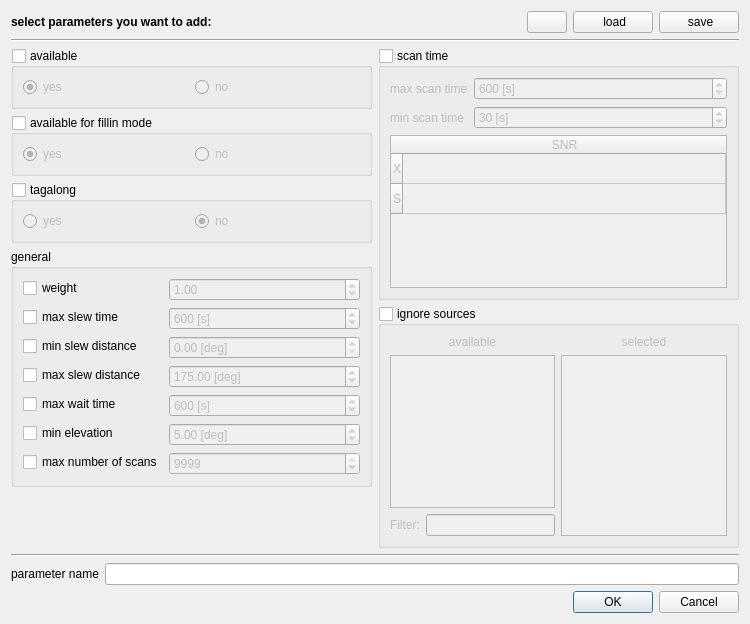
<?xml version="1.0" encoding="UTF-8"?>
<ui version="4.0">
 <class>stationParametersDialog</class>
 <widget class="QDialog" name="stationParametersDialog">
  <property name="geometry">
   <rect>
    <x>0</x>
    <y>0</y>
    <width>750</width>
    <height>624</height>
   </rect>
  </property>
  <property name="windowTitle">
   <string>Dialog</string>
  </property>
  <layout class="QVBoxLayout" name="verticalLayout_7">
   <item>
    <layout class="QHBoxLayout" name="horizontalLayout_9">
     <item>
      <widget class="QLabel" name="label_3">
       <property name="font">
        <font>
         <weight>75</weight>
         <bold>true</bold>
        </font>
       </property>
       <property name="text">
        <string>select parameters you want to add:</string>
       </property>
      </widget>
     </item>
     <item>
      <spacer name="horizontalSpacer_2">
       <property name="orientation">
        <enum>Qt::Horizontal</enum>
       </property>
       <property name="sizeHint" stdset="0">
        <size>
         <width>40</width>
         <height>20</height>
        </size>
       </property>
      </spacer>
     </item>
     <item>
      <widget class="QPushButton" name="pushButton">
       <property name="text">
        <string/>
       </property>
       <property name="icon">
        <iconset resource="myresources.qrc">
         <normaloff>:/icons/icons/help.png</normaloff>:/icons/icons/help.png</iconset>
       </property>
      </widget>
     </item>
     <item>
      <widget class="QPushButton" name="pushButton_load">
       <property name="toolTip">
        <string>load predefined parameters</string>
       </property>
       <property name="statusTip">
        <string>load predefined parameters</string>
       </property>
       <property name="whatsThis">
        <string>&lt;html&gt;&lt;head/&gt;&lt;body&gt;&lt;p&gt;Load previously saved paramters. &lt;/p&gt;&lt;/body&gt;&lt;/html&gt;</string>
       </property>
       <property name="text">
        <string> load</string>
       </property>
       <property name="icon">
        <iconset resource="myresources.qrc">
         <normaloff>:/icons/icons/folder-open-5.png</normaloff>:/icons/icons/folder-open-5.png</iconset>
       </property>
      </widget>
     </item>
     <item>
      <widget class="QPushButton" name="pushButton_save">
       <property name="toolTip">
        <string>save this parameter for further use</string>
       </property>
       <property name="statusTip">
        <string>save this parameter for further use</string>
       </property>
       <property name="whatsThis">
        <string>&lt;html&gt;&lt;head/&gt;&lt;body&gt;&lt;p&gt;Save parameters to make them loadable in future. &lt;/p&gt;&lt;/body&gt;&lt;/html&gt;</string>
       </property>
       <property name="text">
        <string> save</string>
       </property>
       <property name="icon">
        <iconset resource="myresources.qrc">
         <normaloff>:/icons/icons/document-export.png</normaloff>:/icons/icons/document-export.png</iconset>
       </property>
      </widget>
     </item>
    </layout>
   </item>
   <item>
    <widget class="Line" name="line_2">
     <property name="orientation">
      <enum>Qt::Horizontal</enum>
     </property>
    </widget>
   </item>
   <item>
    <layout class="QHBoxLayout" name="horizontalLayout_6" stretch="1,1">
     <item>
      <layout class="QVBoxLayout" name="verticalLayout">
       <item>
        <widget class="QGroupBox" name="groupBox_available">
         <property name="toolTip">
          <string>availability of this station for scans</string>
         </property>
         <property name="statusTip">
          <string>availability of this station for scans</string>
         </property>
         <property name="whatsThis">
          <string>&lt;html&gt;&lt;head/&gt;&lt;body&gt;&lt;p&gt;You can use this option to set &lt;span style=&quot; font-weight:600;&quot;&gt;antenna down times&lt;/span&gt;. If you change this option to &lt;span style=&quot; font-style:italic;&quot;&gt;&amp;quot;no&amp;quot; &lt;/span&gt;the antenna &lt;span style=&quot; font-weight:600;&quot;&gt;will not be scheduled&lt;/span&gt; during this periode. &lt;/p&gt;&lt;/body&gt;&lt;/html&gt;</string>
         </property>
         <property name="title">
          <string>available</string>
         </property>
         <property name="checkable">
          <bool>true</bool>
         </property>
         <property name="checked">
          <bool>false</bool>
         </property>
         <layout class="QHBoxLayout" name="horizontalLayout_5">
          <item>
           <widget class="QRadioButton" name="radioButton_available_yes">
            <property name="toolTip">
             <string>station can be scheduled</string>
            </property>
            <property name="statusTip">
             <string>station can be scheduled</string>
            </property>
            <property name="text">
             <string>yes</string>
            </property>
            <property name="checked">
             <bool>true</bool>
            </property>
           </widget>
          </item>
          <item>
           <widget class="QRadioButton" name="radioButton_available_no">
            <property name="toolTip">
             <string>station cannot be scheduled</string>
            </property>
            <property name="statusTip">
             <string>station cannot be scheduled</string>
            </property>
            <property name="text">
             <string>no</string>
            </property>
           </widget>
          </item>
         </layout>
        </widget>
       </item>
       <item>
        <widget class="QGroupBox" name="groupBox_availableForFillinmode">
         <property name="toolTip">
          <string>availability of this station for fillinmode scans</string>
         </property>
         <property name="statusTip">
          <string>availability of this station for fillinmode scans</string>
         </property>
         <property name="whatsThis">
          <string>&lt;html&gt;&lt;head/&gt;&lt;body&gt;&lt;p&gt;You can use this option to &lt;span style=&quot; font-weight:600;&quot;&gt;deselect antennas from fillin mode&lt;/span&gt; scans. Because fillin modes tend to have an smaller impact on the quality of a schedule you can deselect stations from fillin mode scans to &lt;span style=&quot; font-weight:600;&quot;&gt;reduce their number of scans&lt;/span&gt; and &lt;span style=&quot; font-weight:600;&quot;&gt;reduce the number of collected bits&lt;/span&gt;. &lt;/p&gt;&lt;/body&gt;&lt;/html&gt;</string>
         </property>
         <property name="title">
          <string>available for fillin mode</string>
         </property>
         <property name="checkable">
          <bool>true</bool>
         </property>
         <property name="checked">
          <bool>false</bool>
         </property>
         <layout class="QHBoxLayout" name="horizontalLayout_7">
          <item>
           <widget class="QRadioButton" name="radioButton_availableFillin_yes">
            <property name="toolTip">
             <string>station can be scheduled for fillin mode scans</string>
            </property>
            <property name="statusTip">
             <string>station can be scheduled for fillin mode scans</string>
            </property>
            <property name="text">
             <string>yes</string>
            </property>
            <property name="checked">
             <bool>true</bool>
            </property>
           </widget>
          </item>
          <item>
           <widget class="QRadioButton" name="radioButton_availableFillin_no">
            <property name="toolTip">
             <string>station cannot be scheduled for fillin mode scans</string>
            </property>
            <property name="text">
             <string>no</string>
            </property>
           </widget>
          </item>
         </layout>
        </widget>
       </item>
       <item>
        <widget class="QGroupBox" name="groupBox_tagalong">
         <property name="whatsThis">
          <string>&lt;html&gt;&lt;head/&gt;&lt;body&gt;&lt;p&gt;You can use this option to put stations in &lt;span style=&quot; font-weight:600;&quot;&gt;tagalong mode&lt;/span&gt;. Tagalong mode means this &lt;span style=&quot; font-weight:600;&quot;&gt;station is not considered for scan selection&lt;/span&gt;. The schedule is first created without the tagalong stations, afterwards tagalong stations are included. &lt;/p&gt;&lt;p&gt;&lt;br/&gt;&lt;/p&gt;&lt;p&gt;If you are unsure if a station can participate in a session, or if you are unsure about the quality of the observations from this station it might be a good idea to put this station in tagalong mode. &lt;span style=&quot; font-weight:600;&quot;&gt;This makes sure that the schedule is still good if the station drops out. &lt;/span&gt;&lt;/p&gt;&lt;/body&gt;&lt;/html&gt;</string>
         </property>
         <property name="title">
          <string>tagalong</string>
         </property>
         <property name="checkable">
          <bool>true</bool>
         </property>
         <property name="checked">
          <bool>false</bool>
         </property>
         <layout class="QHBoxLayout" name="horizontalLayout_4">
          <item>
           <widget class="QRadioButton" name="radioButton_tagalong_yes">
            <property name="toolTip">
             <string>use tagalong mode for this station</string>
            </property>
            <property name="statusTip">
             <string>use tagalong mode for this station</string>
            </property>
            <property name="text">
             <string>yes</string>
            </property>
           </widget>
          </item>
          <item>
           <widget class="QRadioButton" name="radioButton_tagalong_no">
            <property name="toolTip">
             <string>do not use tagalong mode for this station</string>
            </property>
            <property name="statusTip">
             <string>do not use tagalong mode for this station</string>
            </property>
            <property name="text">
             <string>no</string>
            </property>
            <property name="checked">
             <bool>true</bool>
            </property>
           </widget>
          </item>
         </layout>
        </widget>
       </item>
       <item>
        <widget class="QGroupBox" name="groupBox">
         <property name="title">
          <string>general</string>
         </property>
         <layout class="QFormLayout" name="formLayout_3">
          <item row="0" column="0">
           <widget class="QCheckBox" name="checkBox_weight">
            <property name="whatsThis">
             <string>&lt;html&gt;&lt;head/&gt;&lt;body&gt;&lt;p&gt;Select parameter. &lt;/p&gt;&lt;p&gt;Parameters which are selected will &lt;span style=&quot; font-weight:600;&quot;&gt;override&lt;/span&gt; parameters from its &lt;span style=&quot; font-weight:600;&quot;&gt;parents&lt;/span&gt;. &lt;/p&gt;&lt;/body&gt;&lt;/html&gt;</string>
            </property>
            <property name="text">
             <string>weight</string>
            </property>
           </widget>
          </item>
          <item row="0" column="1">
           <widget class="QDoubleSpinBox" name="doubleSpinBox_weight">
            <property name="enabled">
             <bool>false</bool>
            </property>
            <property name="toolTip">
             <string>weight of this station for selection of best scan</string>
            </property>
            <property name="statusTip">
             <string>weight of this station for selection of best scan</string>
            </property>
            <property name="whatsThis">
             <string>&lt;html&gt;&lt;head/&gt;&lt;body&gt;&lt;p&gt;If you give a station &lt;span style=&quot; font-weight:600;&quot;&gt;extra weight&lt;/span&gt; (weight &amp;gt;1) then the software will &lt;span style=&quot; font-weight:600;&quot;&gt;prefere scans where this station is participating&lt;/span&gt;. &lt;/p&gt;&lt;/body&gt;&lt;/html&gt;</string>
            </property>
            <property name="singleStep">
             <double>0.100000000000000</double>
            </property>
            <property name="value">
             <double>1.000000000000000</double>
            </property>
           </widget>
          </item>
          <item row="1" column="0">
           <widget class="QCheckBox" name="checkBox_maxSlewTime">
            <property name="whatsThis">
             <string>&lt;html&gt;&lt;head/&gt;&lt;body&gt;&lt;p&gt;Select parameter. &lt;/p&gt;&lt;p&gt;Parameters which are selected will &lt;span style=&quot; font-weight:600;&quot;&gt;override&lt;/span&gt; parameters from its &lt;span style=&quot; font-weight:600;&quot;&gt;parents&lt;/span&gt;. &lt;/p&gt;&lt;/body&gt;&lt;/html&gt;</string>
            </property>
            <property name="text">
             <string>max slew time</string>
            </property>
           </widget>
          </item>
          <item row="1" column="1">
           <widget class="QSpinBox" name="spinBox_maxSlewTime">
            <property name="enabled">
             <bool>false</bool>
            </property>
            <property name="toolTip">
             <string>maximum allowed slew time to next source in seconds</string>
            </property>
            <property name="statusTip">
             <string>maximum allowed slew time to next source in seconds</string>
            </property>
            <property name="whatsThis">
             <string>&lt;html&gt;&lt;head/&gt;&lt;body&gt;&lt;p&gt;Maximum allowed slew time between two scans in seconds. &lt;/p&gt;&lt;/body&gt;&lt;/html&gt;</string>
            </property>
            <property name="suffix">
             <string> [s]</string>
            </property>
            <property name="maximum">
             <number>9999</number>
            </property>
            <property name="singleStep">
             <number>60</number>
            </property>
            <property name="value">
             <number>600</number>
            </property>
           </widget>
          </item>
          <item row="4" column="0">
           <widget class="QCheckBox" name="checkBox_maxWaitTime">
            <property name="whatsThis">
             <string>&lt;html&gt;&lt;head/&gt;&lt;body&gt;&lt;p&gt;Select parameter. &lt;/p&gt;&lt;p&gt;Parameters which are selected will &lt;span style=&quot; font-weight:600;&quot;&gt;override&lt;/span&gt; parameters from its &lt;span style=&quot; font-weight:600;&quot;&gt;parents&lt;/span&gt;. &lt;/p&gt;&lt;/body&gt;&lt;/html&gt;</string>
            </property>
            <property name="text">
             <string>max wait time</string>
            </property>
           </widget>
          </item>
          <item row="4" column="1">
           <widget class="QSpinBox" name="spinBox_maxWaitTime">
            <property name="enabled">
             <bool>false</bool>
            </property>
            <property name="toolTip">
             <string>maximum allowed wait time for slower stations in seconds</string>
            </property>
            <property name="statusTip">
             <string>maximum allowed wait time for slower stations in seconds</string>
            </property>
            <property name="whatsThis">
             <string>&lt;html&gt;&lt;head/&gt;&lt;body&gt;&lt;p&gt;Maximum allowed idle time in seconds. &lt;/p&gt;&lt;p&gt;&lt;br/&gt;&lt;/p&gt;&lt;p&gt;If a station is idleing for longer then this value, the latest arriving antenna is removed from this scan. &lt;/p&gt;&lt;/body&gt;&lt;/html&gt;</string>
            </property>
            <property name="suffix">
             <string> [s]</string>
            </property>
            <property name="maximum">
             <number>9999</number>
            </property>
            <property name="singleStep">
             <number>60</number>
            </property>
            <property name="value">
             <number>600</number>
            </property>
           </widget>
          </item>
          <item row="5" column="0">
           <widget class="QCheckBox" name="checkBox_minElevation">
            <property name="whatsThis">
             <string>&lt;html&gt;&lt;head/&gt;&lt;body&gt;&lt;p&gt;Select parameter. &lt;/p&gt;&lt;p&gt;Parameters which are selected will &lt;span style=&quot; font-weight:600;&quot;&gt;override&lt;/span&gt; parameters from its &lt;span style=&quot; font-weight:600;&quot;&gt;parents&lt;/span&gt;. &lt;/p&gt;&lt;/body&gt;&lt;/html&gt;</string>
            </property>
            <property name="text">
             <string>min elevation</string>
            </property>
           </widget>
          </item>
          <item row="5" column="1">
           <widget class="QDoubleSpinBox" name="doubleSpinBox_minElevation">
            <property name="enabled">
             <bool>false</bool>
            </property>
            <property name="toolTip">
             <string>minimum elevation for observations in degrees</string>
            </property>
            <property name="statusTip">
             <string>minimum elevation for observations in degrees</string>
            </property>
            <property name="whatsThis">
             <string>&lt;html&gt;&lt;head/&gt;&lt;body&gt;&lt;p&gt;Minimum required elevation in degrees.&lt;/p&gt;&lt;p&gt;This value is also set in the source parameters &lt;img src=&quot;:/icons/icons/source_p.png&quot;  height=30 width=30 /&gt;. The minimum of this value and the value from the source parameters will be taken. &lt;/p&gt;&lt;/body&gt;&lt;/html&gt;</string>
            </property>
            <property name="suffix">
             <string> [deg]</string>
            </property>
            <property name="value">
             <double>5.000000000000000</double>
            </property>
           </widget>
          </item>
          <item row="2" column="0">
           <widget class="QCheckBox" name="checkBox_minSlewDistance">
            <property name="whatsThis">
             <string>&lt;html&gt;&lt;head/&gt;&lt;body&gt;&lt;p&gt;Select parameter. &lt;/p&gt;&lt;p&gt;Parameters which are selected will &lt;span style=&quot; font-weight:600;&quot;&gt;override&lt;/span&gt; parameters from its &lt;span style=&quot; font-weight:600;&quot;&gt;parents&lt;/span&gt;. &lt;/p&gt;&lt;/body&gt;&lt;/html&gt;</string>
            </property>
            <property name="text">
             <string>min slew distance</string>
            </property>
           </widget>
          </item>
          <item row="3" column="0">
           <widget class="QCheckBox" name="checkBox_maxSlewDistance">
            <property name="whatsThis">
             <string>&lt;html&gt;&lt;head/&gt;&lt;body&gt;&lt;p&gt;Select parameter. &lt;/p&gt;&lt;p&gt;Parameters which are selected will &lt;span style=&quot; font-weight:600;&quot;&gt;override&lt;/span&gt; parameters from its &lt;span style=&quot; font-weight:600;&quot;&gt;parents&lt;/span&gt;. &lt;/p&gt;&lt;/body&gt;&lt;/html&gt;</string>
            </property>
            <property name="text">
             <string>max slew distance</string>
            </property>
           </widget>
          </item>
          <item row="2" column="1">
           <widget class="QDoubleSpinBox" name="doubleSpinBox_minSlewDistance">
            <property name="enabled">
             <bool>false</bool>
            </property>
            <property name="toolTip">
             <string>minimum required slew distance to next source in degrees</string>
            </property>
            <property name="statusTip">
             <string>minimum required slew distance to next source in degrees</string>
            </property>
            <property name="whatsThis">
             <string>&lt;html&gt;&lt;head/&gt;&lt;body&gt;&lt;p&gt;Minimum required slew distance in degress. &lt;/p&gt;&lt;p&gt;&lt;br/&gt;&lt;/p&gt;&lt;p&gt;The Antenna is forced to slew at least the selected angle between two scans. &lt;/p&gt;&lt;/body&gt;&lt;/html&gt;</string>
            </property>
            <property name="suffix">
             <string> [deg]</string>
            </property>
            <property name="maximum">
             <double>360.000000000000000</double>
            </property>
            <property name="singleStep">
             <double>5.000000000000000</double>
            </property>
           </widget>
          </item>
          <item row="3" column="1">
           <widget class="QDoubleSpinBox" name="doubleSpinBox_maxSlewDistance">
            <property name="enabled">
             <bool>false</bool>
            </property>
            <property name="toolTip">
             <string>maximum allowed slew distance to next source in degrees</string>
            </property>
            <property name="statusTip">
             <string>maximum allowed slew distance to next source in degrees</string>
            </property>
            <property name="whatsThis">
             <string>&lt;html&gt;&lt;head/&gt;&lt;body&gt;&lt;p&gt;Maximum allowed slew distance in degrees. &lt;/p&gt;&lt;/body&gt;&lt;/html&gt;</string>
            </property>
            <property name="suffix">
             <string> [deg]</string>
            </property>
            <property name="maximum">
             <double>360.000000000000000</double>
            </property>
            <property name="singleStep">
             <double>5.000000000000000</double>
            </property>
            <property name="value">
             <double>175.000000000000000</double>
            </property>
           </widget>
          </item>
          <item row="6" column="0">
           <widget class="QCheckBox" name="checkBox_maxNumberOfScans">
            <property name="whatsThis">
             <string>&lt;html&gt;&lt;head/&gt;&lt;body&gt;&lt;p&gt;Select parameter. &lt;/p&gt;&lt;p&gt;Parameters which are selected will &lt;span style=&quot; font-weight:600;&quot;&gt;override&lt;/span&gt; parameters from its &lt;span style=&quot; font-weight:600;&quot;&gt;parents&lt;/span&gt;. &lt;/p&gt;&lt;/body&gt;&lt;/html&gt;</string>
            </property>
            <property name="text">
             <string>max number of scans</string>
            </property>
           </widget>
          </item>
          <item row="6" column="1">
           <widget class="QSpinBox" name="spinBox_maxNumberOfScans">
            <property name="enabled">
             <bool>false</bool>
            </property>
            <property name="toolTip">
             <string>maximum number of scans for this station</string>
            </property>
            <property name="statusTip">
             <string>maximum number of scans for this station</string>
            </property>
            <property name="whatsThis">
             <string>&lt;html&gt;&lt;head/&gt;&lt;body&gt;&lt;p&gt;Maximum number of allowed scans for this station. &lt;/p&gt;&lt;p&gt;&lt;br/&gt;&lt;/p&gt;&lt;p&gt;After this number is reached, the station is no longer available for additional scans. &lt;/p&gt;&lt;/body&gt;&lt;/html&gt;</string>
            </property>
            <property name="maximum">
             <number>9999</number>
            </property>
            <property name="value">
             <number>9999</number>
            </property>
           </widget>
          </item>
         </layout>
        </widget>
       </item>
       <item>
        <spacer name="verticalSpacer">
         <property name="orientation">
          <enum>Qt::Vertical</enum>
         </property>
         <property name="sizeHint" stdset="0">
          <size>
           <width>20</width>
           <height>40</height>
          </size>
         </property>
        </spacer>
       </item>
      </layout>
     </item>
     <item>
      <layout class="QVBoxLayout" name="verticalLayout_6">
       <item>
        <widget class="QGroupBox" name="groupBox_scanTime">
         <property name="title">
          <string>scan time</string>
         </property>
         <property name="checkable">
          <bool>true</bool>
         </property>
         <property name="checked">
          <bool>false</bool>
         </property>
         <layout class="QVBoxLayout" name="verticalLayout_5">
          <item>
           <layout class="QFormLayout" name="formLayout_2">
            <item row="0" column="0">
             <widget class="QLabel" name="label">
              <property name="text">
               <string>max scan time</string>
              </property>
             </widget>
            </item>
            <item row="0" column="1">
             <widget class="QSpinBox" name="spinBox_maxScanTime">
              <property name="toolTip">
               <string>maximum allowed scan duration for this station in seconds</string>
              </property>
              <property name="statusTip">
               <string>maximum allowed scan duration for this station in seconds</string>
              </property>
              <property name="whatsThis">
               <string>&lt;html&gt;&lt;head/&gt;&lt;body&gt;&lt;p&gt;Maximum allowed scan time in seconds. &lt;/p&gt;&lt;p&gt;This value is also set in source parameters &lt;img src=&quot;:/icons/icons/source_p.png&quot;  height=30 width=30 /&gt; and baseline parameters &lt;img src=&quot;:/icons/icons/baseline_p.png&quot; height=30 width=30 /&gt;. The minimum value of those three parameters will be taken. &lt;/p&gt;&lt;/body&gt;&lt;/html&gt;</string>
              </property>
              <property name="suffix">
               <string> [s]</string>
              </property>
              <property name="maximum">
               <number>9999</number>
              </property>
              <property name="singleStep">
               <number>60</number>
              </property>
              <property name="value">
               <number>600</number>
              </property>
             </widget>
            </item>
            <item row="1" column="0">
             <widget class="QLabel" name="label_2">
              <property name="text">
               <string>min scan time</string>
              </property>
             </widget>
            </item>
            <item row="1" column="1">
             <widget class="QSpinBox" name="spinBox_minScanTime">
              <property name="toolTip">
               <string>minimum required scan time for this station in seconds</string>
              </property>
              <property name="statusTip">
               <string>minimum required scan time for this station in seconds</string>
              </property>
              <property name="whatsThis">
               <string>&lt;html&gt;&lt;head/&gt;&lt;body&gt;&lt;p&gt;Minimum required scan time in seconds. &lt;/p&gt;&lt;p&gt;This value is also set in source parameters &lt;img src=&quot;:/icons/icons/source_p.png&quot; height=30 widht=30 /&gt; and baseline parameters &lt;img src=&quot;:/icons/icons/baseline_p.png&quot; height=30 widht=30 /&gt;. The maximum value of those three parameters will be taken. &lt;/p&gt;&lt;/body&gt;&lt;/html&gt;</string>
              </property>
              <property name="suffix">
               <string> [s]</string>
              </property>
              <property name="maximum">
               <number>9999</number>
              </property>
              <property name="singleStep">
               <number>10</number>
              </property>
              <property name="value">
               <number>30</number>
              </property>
             </widget>
            </item>
           </layout>
          </item>
          <item>
           <widget class="QTableWidget" name="tableWidget_SNR">
            <property name="minimumSize">
             <size>
              <width>0</width>
              <height>120</height>
             </size>
            </property>
            <property name="toolTip">
             <string>minimum required signal to noise ratio</string>
            </property>
            <property name="statusTip">
             <string>minimum required signal to noise ratio</string>
            </property>
            <property name="whatsThis">
             <string>&lt;html&gt;&lt;head/&gt;&lt;body&gt;&lt;p&gt;Minimum target signal to noise ratio. &lt;/p&gt;&lt;p&gt;This value is also set in source parameters &lt;img src=&quot;:/icons/icons/source_p.png&quot; width=&quot;30&quot; height=&quot;30&quot;/&gt;, baseline parameters &lt;img src=&quot;:/icons/icons/baseline_p.png&quot; width=&quot;30&quot; height=&quot;30&quot;/&gt; and observing mode &lt;img src=&quot;:/icons/icons/drive-harddisk-3.png&quot; width=&quot;30&quot; height=&quot;30&quot;/&gt;. The minimum value of those three parameters will be taken. &lt;/p&gt;&lt;/body&gt;&lt;/html&gt;</string>
            </property>
            <attribute name="horizontalHeaderStretchLastSection">
             <bool>true</bool>
            </attribute>
            <row>
             <property name="text">
              <string>X</string>
             </property>
            </row>
            <row>
             <property name="text">
              <string>S</string>
             </property>
            </row>
            <column>
             <property name="text">
              <string>SNR</string>
             </property>
            </column>
           </widget>
          </item>
         </layout>
        </widget>
       </item>
       <item>
        <widget class="QGroupBox" name="groupBox_ignoreSources">
         <property name="toolTip">
          <string>ignore sources for this station</string>
         </property>
         <property name="statusTip">
          <string>ignore sources for this station</string>
         </property>
         <property name="whatsThis">
          <string>&lt;html&gt;&lt;head/&gt;&lt;body&gt;&lt;p&gt;Ignore scans to selected sources. &lt;/p&gt;&lt;p&gt;&lt;br/&gt;&lt;/p&gt;&lt;p&gt;If you select a source here then this station will not participate in a scan to this source. &lt;/p&gt;&lt;/body&gt;&lt;/html&gt;</string>
         </property>
         <property name="title">
          <string>ignore sources</string>
         </property>
         <property name="checkable">
          <bool>true</bool>
         </property>
         <property name="checked">
          <bool>false</bool>
         </property>
         <layout class="QVBoxLayout" name="verticalLayout_4">
          <item>
           <layout class="QHBoxLayout" name="horizontalLayout_3">
            <item>
             <layout class="QVBoxLayout" name="verticalLayout_2">
              <item>
               <widget class="QLabel" name="label_6">
                <property name="text">
                 <string>available</string>
                </property>
                <property name="alignment">
                 <set>Qt::AlignCenter</set>
                </property>
               </widget>
              </item>
              <item>
               <widget class="QListView" name="listView_ignoreSources">
                <property name="toolTip">
                 <string>list of available sources</string>
                </property>
                <property name="statusTip">
                 <string>list of available sources</string>
                </property>
                <property name="whatsThis">
                 <string>&lt;html&gt;&lt;head/&gt;&lt;body&gt;&lt;p&gt;Click on item to select member.&lt;/p&gt;&lt;/body&gt;&lt;/html&gt;</string>
                </property>
                <property name="editTriggers">
                 <set>QAbstractItemView::NoEditTriggers</set>
                </property>
               </widget>
              </item>
              <item>
               <layout class="QHBoxLayout" name="horizontalLayout">
                <item>
                 <widget class="QLabel" name="label_8">
                  <property name="text">
                   <string>Filter:</string>
                  </property>
                 </widget>
                </item>
                <item>
                 <widget class="QLineEdit" name="lineEdit_filter">
                  <property name="toolTip">
                   <string>filter list of available sources</string>
                  </property>
                  <property name="statusTip">
                   <string>filter list of available sources</string>
                  </property>
                  <property name="inputMask">
                   <string/>
                  </property>
                  <property name="text">
                   <string/>
                  </property>
                 </widget>
                </item>
               </layout>
              </item>
             </layout>
            </item>
            <item>
             <layout class="QVBoxLayout" name="verticalLayout_3">
              <item>
               <widget class="QLabel" name="label_7">
                <property name="text">
                 <string>selected</string>
                </property>
                <property name="alignment">
                 <set>Qt::AlignCenter</set>
                </property>
               </widget>
              </item>
              <item>
               <widget class="QListWidget" name="listWidget_selectedIgnoreSources">
                <property name="toolTip">
                 <string>list of sources which will not be observed with this station</string>
                </property>
                <property name="statusTip">
                 <string>list of sources which will not be observed with this station</string>
                </property>
                <property name="whatsThis">
                 <string>&lt;html&gt;&lt;head/&gt;&lt;body&gt;&lt;p&gt;Click on source to deselect member. &lt;/p&gt;&lt;/body&gt;&lt;/html&gt;</string>
                </property>
                <property name="editTriggers">
                 <set>QAbstractItemView::NoEditTriggers</set>
                </property>
               </widget>
              </item>
             </layout>
            </item>
           </layout>
          </item>
         </layout>
        </widget>
       </item>
      </layout>
     </item>
    </layout>
   </item>
   <item>
    <widget class="Line" name="line">
     <property name="orientation">
      <enum>Qt::Horizontal</enum>
     </property>
    </widget>
   </item>
   <item>
    <layout class="QHBoxLayout" name="horizontalLayout_2">
     <item>
      <widget class="QLabel" name="label_5">
       <property name="text">
        <string>parameter name</string>
       </property>
      </widget>
     </item>
     <item>
      <widget class="QLineEdit" name="lineEdit">
       <property name="toolTip">
        <string>parameter name</string>
       </property>
       <property name="statusTip">
        <string>parameter name</string>
       </property>
      </widget>
     </item>
    </layout>
   </item>
   <item>
    <widget class="QDialogButtonBox" name="buttonBox">
     <property name="orientation">
      <enum>Qt::Horizontal</enum>
     </property>
     <property name="standardButtons">
      <set>QDialogButtonBox::Cancel|QDialogButtonBox::Ok</set>
     </property>
    </widget>
   </item>
  </layout>
 </widget>
 <resources>
  <include location="myresources.qrc"/>
 </resources>
 <connections>
  <connection>
   <sender>buttonBox</sender>
   <signal>rejected()</signal>
   <receiver>stationParametersDialog</receiver>
   <slot>reject()</slot>
   <hints>
    <hint type="sourcelabel">
     <x>290</x>
     <y>614</y>
    </hint>
    <hint type="destinationlabel">
     <x>361</x>
     <y>571</y>
    </hint>
   </hints>
  </connection>
  <connection>
   <sender>checkBox_weight</sender>
   <signal>toggled(bool)</signal>
   <receiver>doubleSpinBox_weight</receiver>
   <slot>setEnabled(bool)</slot>
   <hints>
    <hint type="sourcelabel">
     <x>77</x>
     <y>326</y>
    </hint>
    <hint type="destinationlabel">
     <x>335</x>
     <y>329</y>
    </hint>
   </hints>
  </connection>
  <connection>
   <sender>checkBox_maxSlewTime</sender>
   <signal>toggled(bool)</signal>
   <receiver>spinBox_maxSlewTime</receiver>
   <slot>setEnabled(bool)</slot>
   <hints>
    <hint type="sourcelabel">
     <x>81</x>
     <y>358</y>
    </hint>
    <hint type="destinationlabel">
     <x>358</x>
     <y>361</y>
    </hint>
   </hints>
  </connection>
  <connection>
   <sender>checkBox_maxWaitTime</sender>
   <signal>toggled(bool)</signal>
   <receiver>spinBox_maxWaitTime</receiver>
   <slot>setEnabled(bool)</slot>
   <hints>
    <hint type="sourcelabel">
     <x>102</x>
     <y>454</y>
    </hint>
    <hint type="destinationlabel">
     <x>339</x>
     <y>457</y>
    </hint>
   </hints>
  </connection>
  <connection>
   <sender>checkBox_minElevation</sender>
   <signal>toggled(bool)</signal>
   <receiver>doubleSpinBox_minElevation</receiver>
   <slot>setEnabled(bool)</slot>
   <hints>
    <hint type="sourcelabel">
     <x>87</x>
     <y>486</y>
    </hint>
    <hint type="destinationlabel">
     <x>358</x>
     <y>489</y>
    </hint>
   </hints>
  </connection>
  <connection>
   <sender>checkBox_minSlewDistance</sender>
   <signal>toggled(bool)</signal>
   <receiver>doubleSpinBox_minSlewDistance</receiver>
   <slot>setEnabled(bool)</slot>
   <hints>
    <hint type="sourcelabel">
     <x>142</x>
     <y>379</y>
    </hint>
    <hint type="destinationlabel">
     <x>254</x>
     <y>382</y>
    </hint>
   </hints>
  </connection>
  <connection>
   <sender>checkBox_maxSlewDistance</sender>
   <signal>toggled(bool)</signal>
   <receiver>doubleSpinBox_maxSlewDistance</receiver>
   <slot>setEnabled(bool)</slot>
   <hints>
    <hint type="sourcelabel">
     <x>137</x>
     <y>411</y>
    </hint>
    <hint type="destinationlabel">
     <x>242</x>
     <y>414</y>
    </hint>
   </hints>
  </connection>
  <connection>
   <sender>checkBox_maxNumberOfScans</sender>
   <signal>toggled(bool)</signal>
   <receiver>spinBox_maxNumberOfScans</receiver>
   <slot>setEnabled(bool)</slot>
   <hints>
    <hint type="sourcelabel">
     <x>158</x>
     <y>513</y>
    </hint>
    <hint type="destinationlabel">
     <x>244</x>
     <y>509</y>
    </hint>
   </hints>
  </connection>
 </connections>
</ui>
